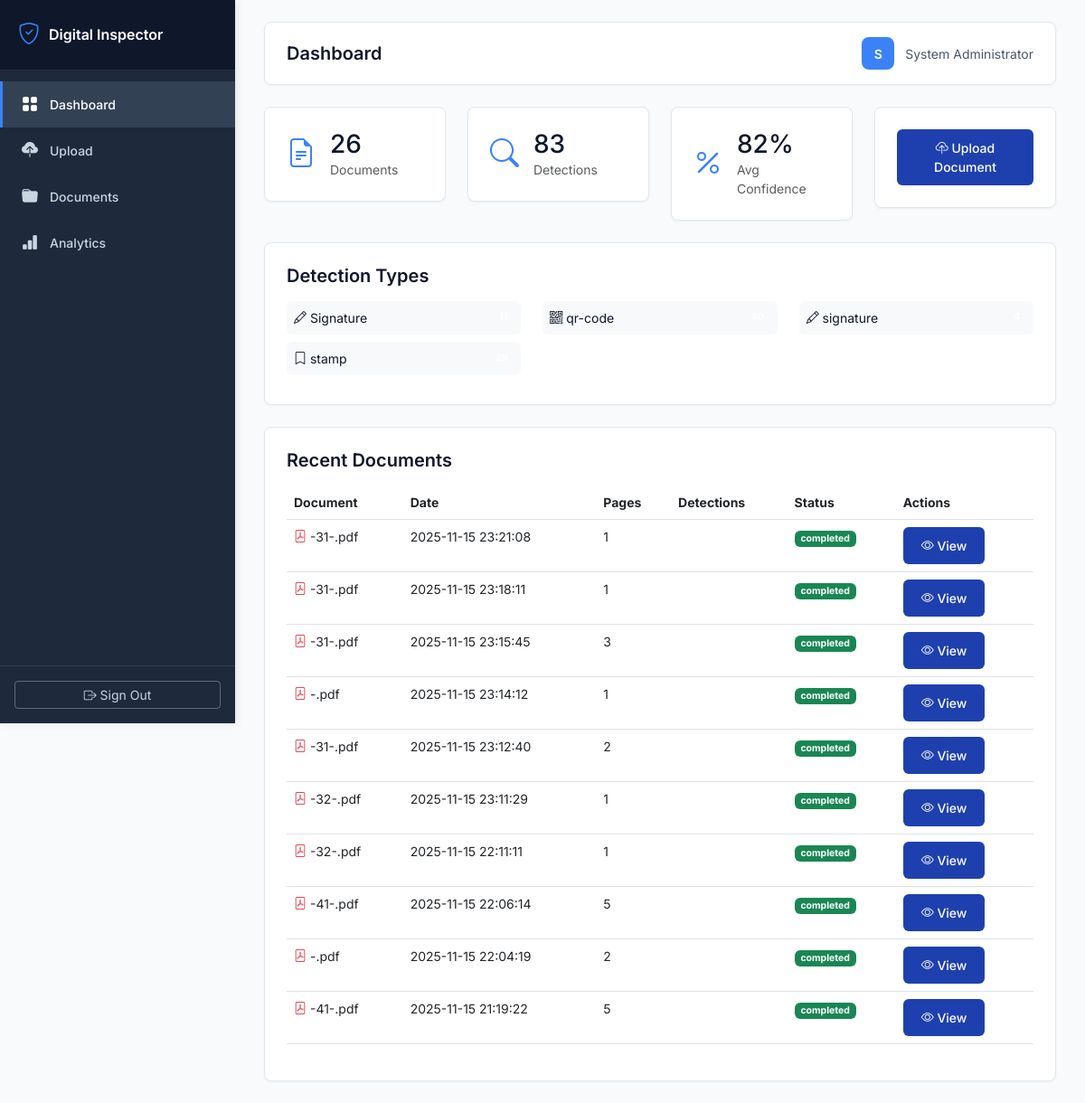
Before: / (signed in) with the older database file.
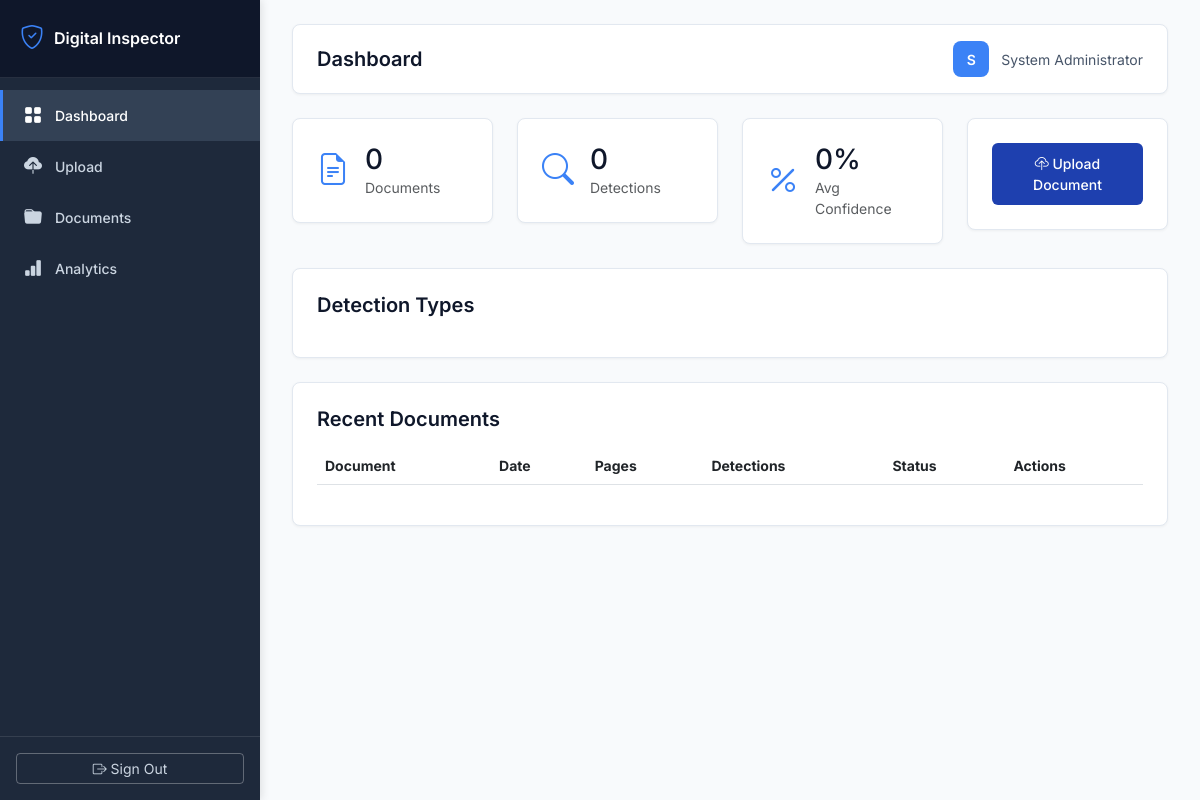
After: the same page with the newer database file.
### tables this page shows
CREATE TABLE documents (
            id INTEGER PRIMARY KEY AUTOINCREMENT,
            user_id INTEGER NOT NULL,
            filename TEXT NOT NULL,
            original_filename TEXT NOT NULL,
            file_path TEXT NOT NULL,
            file_size INTEGER,
            pages INTEGER DEFAULT 1,
            upload_date TIMESTAMP DEFAULT CURRENT_TIMESTAMP,
            processing_status TEXT DEFAULT 'pending',
            FOREIGN KEY (user_id) REFERENCES users (id)
        );

### app_inspector.py (the view)
@app.route('/')
@login_required
def dashboard():
    user_id = session['user_id']
    stats = db.get_dashboard_stats(user_id)
    documents = db.get_user_documents(user_id, limit=10)
    return render_template('dashboard.html',
                         stats=stats,
                         documents=documents,
                         username=session.get('full_name', session.get('username')))

### app_inspector.py (called while the page is built)
@app.context_processor
def utility_processor():
    def get_image_base64(image_path):
        """Convert image file to base64 for embedding in HTML"""
        try:
            with open(image_path, 'rb') as f:
                image_data = f.read()
            return base64.b64encode(image_data).decode('utf-8')
        except:
            return ""
    return dict(get_image_base64=get_image_base64)

def login_required(f):
    @wraps(f)
    def decorated_function(*args, **kwargs):
        if 'user_id' not in session:
            return redirect(url_for('login'))
        return f(*args, **kwargs)
    return decorated_function

### database.py (called while the page is built)
def get_db():
    conn = sqlite3.connect(DATABASE_PATH)
    conn.row_factory = sqlite3.Row
    return conn

### templates/dashboard.html (shortened to what the changed rows need)
{% extends "base.html" %}
{% block content %}
<div class="row g-4 mb-4">
    <div class="col-md-3">
        <div class="stat-card">
            <div class="d-flex align-items-center">
                <div>
                    <h3 class="mb-0">{{ stats.total_documents }}</h3>
                    <p class="text-muted mb-0">Documents</p>
                </div>
            </div>
        </div>
    </div>
    <div class="col-md-3">
        <div class="stat-card">
            <div class="d-flex align-items-center">
                <div>
                    <h3 class="mb-0">{{ stats.total_detections }}</h3>
                    <p class="text-muted mb-0">Detections</p>
                </div>
            </div>
        </div>
    </div>
    <div class="col-md-3">
        <div class="stat-card">
            <div class="d-flex align-items-center">
                <div>
                    <h3 class="mb-0">{{ (stats.average_confidence * 100)|round|int }}%</h3>
                    <p class="text-muted mb-0">Avg Confidence</p>
                </div>
            </div>
        </div>
    </div>
</div>
<div class="row mb-4">
    <div class="col-12">
        <div class="stat-card">
            <div class="row">
                {% for item in stats.by_type %}
                <div class="col-md-4 mb-2">
                    <div class="d-flex justify-content-between align-items-center p-2 bg-light rounded">
                        <span><i class="bi bi-{{ 'pencil' if 'signature' in item.detection_type.lower() else 'bookmark' if 'stamp' in item.detection_type.lower() else 'qr-code' }}"></i> {{ item.detection_type }}</span>
                        <span class="badge badge-green">{{ item.count }}</span>
                    </div>
                </div>
                {% endfor %}
            </div>
        </div>
    </div>
</div>
<div class="row">
    <div class="col-12">
        <div class="stat-card">
            <div class="table-responsive">
                <table class="table table-hover">
                    <thead>
                        <tr>
                            <th>Document</th>
                            <th>Date</th>
                            <th>Pages</th>
                            <th>Detections</th>
                            <th>Status</th>
                            <th>Actions</th>
                        </tr>
                    </thead>
                    <tbody>
                        {% for doc in documents %}
                        <tr>
                            <td>
                                <i class="bi bi-file-pdf text-danger"></i>
                                {{ doc.original_filename }}
                            </td>
                            <td>{{ doc.upload_date }}</td>
                            <td>{{ doc.pages }}</td>
                            <td>
                                <span class="badge badge-light-green">{{ doc.total_detections }}</span>
                            </td>
                            <td>
                                <span class="badge bg-success">{{ doc.processing_status }}</span>
                            </td>
                            <td>
                                <a href="{{ url_for('document_details', document_id=doc.id) }}" class="btn btn-sm btn-primary-custom">
                                    <i class="bi bi-eye"></i> View
                                </a>
                            </td>
                        </tr>
                        {% endfor %}
                    </tbody>
                </table>
            </div>
        </div>
    </div>
</div>
{% endblock %}

Changed rows visible on the page:
removed documents: original_filename "-31-.pdf", upload_date "2025-11-15 23:21:08", pages "1", processing_status "completed"
removed documents: original_filename "-31-.pdf", upload_date "2025-11-15 23:18:11", pages "1", processing_status "completed"
removed documents: original_filename "-31-.pdf", upload_date "2025-11-15 23:15:45", pages "3", processing_status "completed"
removed documents: original_filename "-.pdf", upload_date "2025-11-15 23:14:12", pages "1", processing_status "completed"
removed documents: original_filename "-31-.pdf", upload_date "2025-11-15 23:12:40", pages "2", processing_status "completed"
removed documents: original_filename "-32-.pdf", upload_date "2025-11-15 23:11:29", pages "1", processing_status "completed"
removed documents: original_filename "-32-.pdf", upload_date "2025-11-15 22:11:11", pages "1", processing_status "completed"
removed documents: original_filename "-41-.pdf", upload_date "2025-11-15 22:06:14", pages "5", processing_status "completed"
removed documents: original_filename "-.pdf", upload_date "2025-11-15 22:04:19", pages "2", processing_status "completed"
removed documents: original_filename "-41-.pdf", upload_date "2025-11-15 21:19:22", pages "5", processing_status "completed"
Other visible differences:
{{ stats.total_documents }}: "26" → "0"
{{ stats.total_detections }}: "83" → "0"
{{ (stats.average_confidence * 100)|round|int }}: "82" → "0"
list line gone: "Signature"
list line gone: "qr-code"
list line gone: "signature"
list line gone: "stamp"
